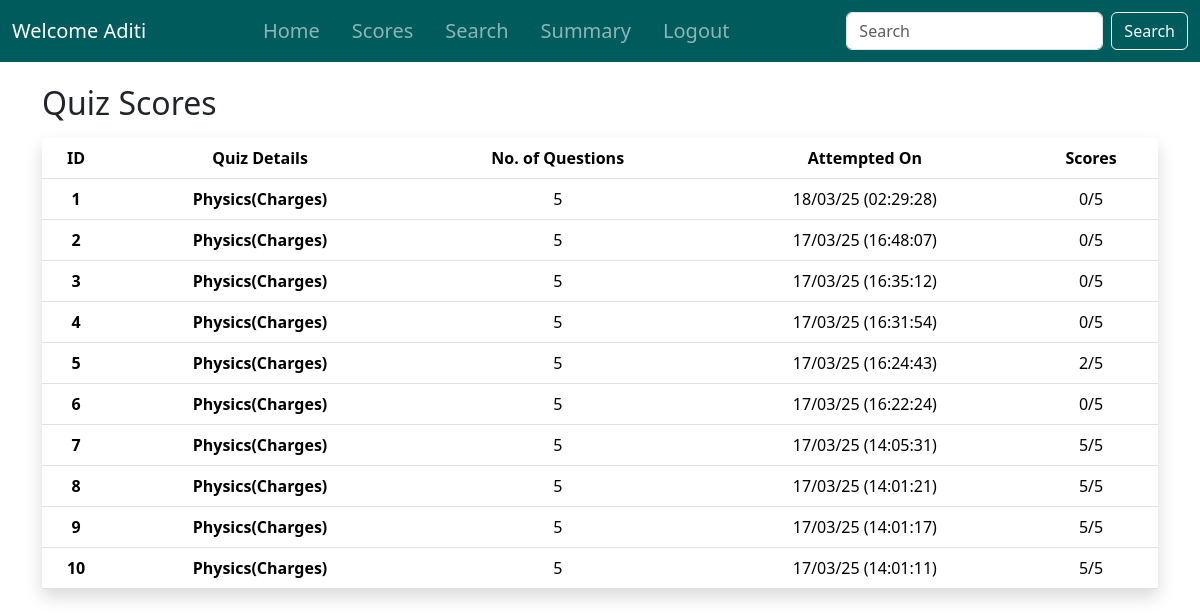
Before: /quiz_scores/1 (signed in) with the older database file.
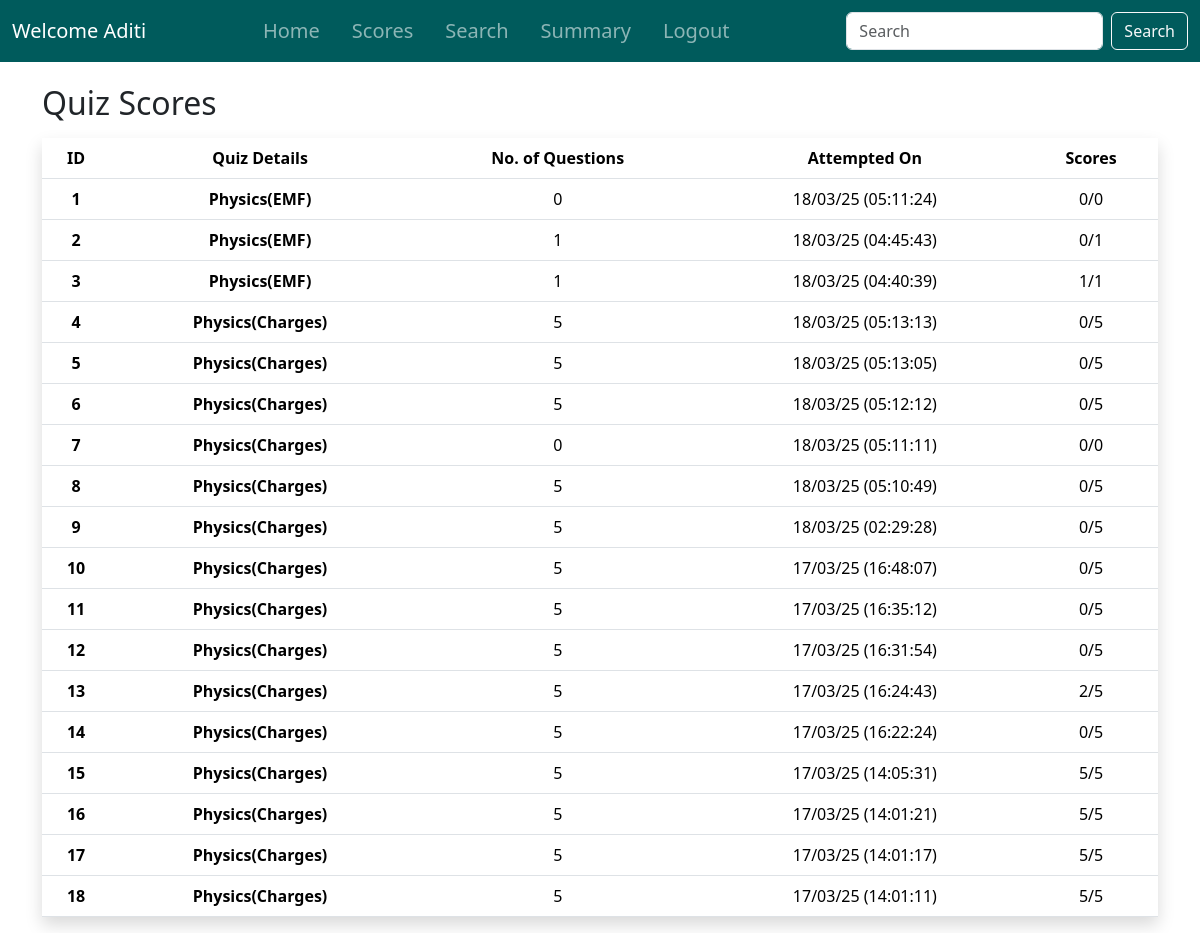
After: the same page with the newer database file.
### controllers/models.py (models this page shows, shortened)
class User(db.Model, UserMixin):
    __tablename__ = 'user'
    id = db.Column(db.Integer, primary_key=True)
    fullname = db.Column(db.String(200), nullable=False)
    email = db.Column(db.String(150), unique=True, nullable=False)
    username = db.Column(db.String(100), unique=True, nullable=False)
    dob = db.Column(db.Date, nullable=False)
    qualification = db.Column(db.String(200))
    document_path = db.Column(db.String(length=200), nullable=False)  # Path to uploaded document
    password = db.Column(db.String(60), nullable=False)

class Score(db.Model):
    id = db.Column(db.Integer, primary_key=True)
    quiz_id = db.Column(db.Integer, db.ForeignKey('quiz.id'), nullable=False)
    user_id = db.Column(db.Integer, db.ForeignKey('user.id'), nullable=False)
    time_stamp_of_attempt = db.Column(db.DateTime, default=func.now())
    total_scored = db.Column(db.Integer, nullable=False)
    user = db.relationship('User', backref='scores')
    @hybrid_property
    def formatted_timestamp(self):
        if self.time_stamp_of_attempt:
            return self.time_stamp_of_attempt.strftime("%d/%m/%y (%H:%M:%S)")
        return None

class Subject(db.Model):
    id = db.Column(db.Integer, primary_key=True)
    name = db.Column(db.String(200), unique=True, nullable=False)
    description = db.Column(db.Text)
    chapters = db.relationship('Chapter', backref='subject', cascade='all, delete-orphan')

class Chapter(db.Model):
    id = db.Column(db.Integer, primary_key=True)
    name = db.Column(db.String(200), nullable=False, unique=True)
    description = db.Column(db.Text, nullable=False)
    no_of_quizes = db.Column(db.Integer, nullable=False) # I don't know how to use this stuff.
    subject_id = db.Column(db.Integer, db.ForeignKey('subject.id'), nullable=False)
    quizzes = db.relationship('Quiz', backref='chapter', cascade='all, delete-orphan')

### controllers/routes.py (the view)
@app.route('/quiz_scores/<int:user_id>')
@login_required
def quiz_scores(user_id=None):
    scores = (
        Score.query
        .join(Quiz)  # Join to access Quiz fields
        .filter(Score.user_id == user_id)
        .order_by(Quiz.chapter_id, Score.time_stamp_of_attempt.desc())  # Order by chapter and timestamp
        .options(joinedload(Score.quiz))  # Eager load to reduce queries
        .all()
    )
    return render_template('quiz_scores.html', scores=scores)

### controllers/models.py (called while the page is built)
@login_manager.user_loader
def load_user(user_id):
    try:
        user_type, id = user_id.split('-')
        id = int(id)
        if user_type == 'admin':
            return Admin.query.get(id)
        else:
            return User.query.get(id)
    except (ValueError, AttributeError):
        print(f"ERROR: Invalid user_id: {user_id}")
        return None

    @hybrid_property
    def no_of_questions(self):
        return len(self.questions)

### controllers/templates/quiz_scores.html (shortened to what this page needs)
{% extends 'base.html' %}
{% block content %}
    <div class="container mt-4">
            <h2>Quiz Scores</h2>
            {% if scores %}
                <table class="table table-hover shadow mt-3">
                    <thead>
                        <tr>
                            <th scope="col" class="text-center">ID</th>
                            <th scope="col" class="text-center">Quiz Details</th>
                            <th scope="col" class="text-center">No. of Questions</th>
                            <th scope="col" class="text-center">Attempted On</th>
                            <th scope="col" class="text-center">Scores</th>
                        </tr>
                    </thead>
                    <tbody>
                        {% for score in scores %}
                            <tr>
                                <th scope="col" class="text-center">{{ loop.index }}</th>
                                <th scope="col" class="text-center">{{ score.quiz.subject.name }}({{ score.quiz.chapter.name }})</th>
                                <td class="text-center">{{score.quiz.no_of_questions}}</td>
                                <td class="text-center">{{score.formatted_timestamp}}</td>
                                <td class="text-center">{{score.total_scored}}/{{score.quiz.no_of_questions}}</td>
                            </tr>
                        {% endfor %}
                    </tbody>
                </table>
            {% else %}
                <div class="container"><h3 style="color: #808080;">You haven't participated in any quiz yet! Participate to have scores</h3></div>
            {% endif %}
    </div>
{% endblock%}

### controllers/templates/base.html (shortened to what this page needs)
<!doctype html>
<html lang="en">
<head>
    <link rel="stylesheet" href="https://cdnjs.cloudflare.com/ajax/libs/font-awesome/6.0.0-beta3/css/all.min.css">
    <link href="https://cdn.jsdelivr.net/npm/bootstrap@5.3.3/dist/css/bootstrap.min.css" rel="stylesheet"
>
    <link rel="stylesheet" href="../static/styles.css">
</head>
<body class="d-flex flex-column min-vh-100">
    <header>
        <nav class="navbar navbar-expand-lg navbar-dark fixed-top color custom-navbar">
            <div class="container-fluid">
                {% if current_user.is_authenticated %}
                <a class="navbar-brand me-auto" href="#">
                    Welcome {{ current_user.username if current_user.username else current_user.email.split('@')[0] }}
                </a>
                <div class="collapse navbar-collapse justify-content-center" id="navbarNavAltMarkup">
                    <div class="navbar-nav">
                        <a class="nav-link fs-5 px-3 py-2" aria-current="page" href="{{url_for('dashboard')}}">Home</a>
                        {% if current_user.__tablename__ == 'admin' %}
                            <a class="nav-link fs-5 px-3 py-2" href="{{url_for('quiz_management')}}">Quiz</a>
                        {% elif current_user.__tablename__ == 'user' %}
                            <a class="nav-link fs-5 px-3 py-2" href="{{ url_for('quiz_scores', user_id=current_user.id)}}">Scores</a>
                        {% endif %}
                        <a class="nav-link fs-5 px-3 py-2" href="{{url_for('search')}}">Search</a>
                        <a class="nav-link fs-5 px-3 py-2" href="#">Summary</a>
                        <a class="nav-link fs-5 px-3 py-2" href="{{url_for('logout')}}">Logout</a>
                    </div>
                </div>
                <form class="d-flex ms-auto">
                    <input class="form-control me-2" type="search" placeholder="Search" aria-label="Search">
                    <button class="btn btn-outline-light" type="submit">Search</button>
                </form>
                {% endif %}
            </div>
        </nav>
    </header>
    <main class="flex-grow-1">
        {% block content %}
        {% endblock %}
    </main>
</body>
</html>

### controllers/static/styles.css (style rules this page uses)
body { padding-top: 60px; }
.custom-navbar { background-color: #005B5C; }

Changed rows visible on the page:
added Score: quiz.subject.name "Physics", quiz.chapter.name "EMF", quiz.no_of_questions "0", formatted_timestamp "18/03/25 (05:11:24)", total_scored "0"
added Score: quiz.subject.name "Physics", quiz.chapter.name "EMF", quiz.no_of_questions "1", formatted_timestamp "18/03/25 (04:45:43)", total_scored "0"
added Score: quiz.subject.name "Physics", quiz.chapter.name "EMF", quiz.no_of_questions "1", formatted_timestamp "18/03/25 (04:40:39)", total_scored "1"
added Score: quiz.subject.name "Physics", quiz.chapter.name "Charges", quiz.no_of_questions "5", formatted_timestamp "18/03/25 (05:13:13)", total_scored "0"
added Score: quiz.subject.name "Physics", quiz.chapter.name "Charges", quiz.no_of_questions "5", formatted_timestamp "18/03/25 (05:13:05)", total_scored "0"
added Score: quiz.subject.name "Physics", quiz.chapter.name "Charges", quiz.no_of_questions "5", formatted_timestamp "18/03/25 (05:12:12)", total_scored "0"
added Score: quiz.subject.name "Physics", quiz.chapter.name "Charges", quiz.no_of_questions "0", formatted_timestamp "18/03/25 (05:11:11)", total_scored "0"
added Score: quiz.subject.name "Physics", quiz.chapter.name "Charges", quiz.no_of_questions "5", formatted_timestamp "18/03/25 (05:10:49)", total_scored "0"
